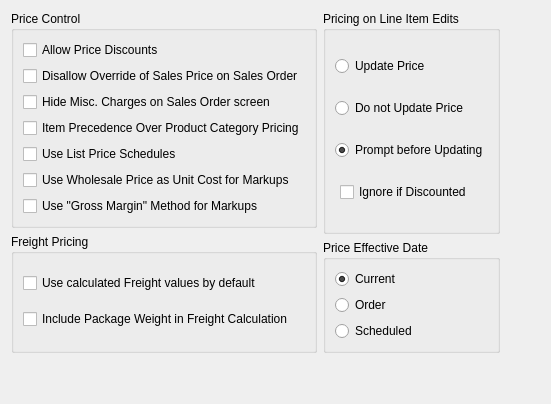
       <widget class="QWidget" name="_pricingTab">
        <attribute name="title">
         <string>Pricing</string>
        </attribute>
        <layout class="QGridLayout" name="gridLayout_4">
         <item row="0" column="0">
          <layout class="QHBoxLayout" name="horizontalLayout_2">
           <item>
            <layout class="QVBoxLayout" name="verticalLayout_2">
             <item>
              <layout class="QGridLayout" name="gridLayout_3">
               <item row="0" column="0">
                <widget class="QGroupBox" name="groupBox">
                 <property name="title">
                  <string>Price Control</string>
                 </property>
                 <layout class="QGridLayout">
                  <item row="0" column="0">
                   <widget class="QCheckBox" name="_allowDiscounts">
                    <property name="text">
                     <string>Allow Price Discounts</string>
                    </property>
                   </widget>
                  </item>
                  <item row="6" column="0">
                   <widget class="QCheckBox" name="_long30Markups">
                    <property name="text">
                     <string>Use &quot;Gross Margin&quot; Method for Markups</string>
                    </property>
                   </widget>
                  </item>
                  <item row="2" column="0">
                   <widget class="QCheckBox" name="_hideSOMiscChrg">
                    <property name="text">
                     <string>Hide Misc. Charges on Sales Order screen</string>
                    </property>
                   </widget>
                  </item>
                  <item row="3" column="0">
                   <widget class="QCheckBox" name="_itemPricingPrecedence">
                    <property name="text">
                     <string>Item Precedence Over Product Category Pricing</string>
                    </property>
                   </widget>
                  </item>
                  <item row="5" column="0">
                   <widget class="QCheckBox" name="_wholesalePriceCosting">
                    <property name="text">
                     <string>Use Wholesale Price as Unit Cost for Markups</string>
                    </property>
                   </widget>
                  </item>
                  <item row="1" column="0">
                   <widget class="QCheckBox" name="_priceOverride">
                    <property name="text">
                     <string>Disallow Override of Sales Price on Sales Order</string>
                    </property>
                   </widget>
                  </item>
                  <item row="4" column="0">
                   <widget class="QCheckBox" name="_useListPriceSchedules">
                    <property name="text">
                     <string>Use List Price Schedules</string>
                    </property>
                   </widget>
                  </item>
                 </layout>
                </widget>
               </item>
               <item row="0" column="1" rowspan="2">
                <widget class="QGroupBox" name="_lineItemPriceing">
                 <property name="title">
                  <string>Pricing on Line Item Edits</string>
                 </property>
                 <layout class="QVBoxLayout">
                  <item>
                   <widget class="QRadioButton" name="_updatePrice">
                    <property name="text">
                     <string>Update Price</string>
                    </property>
                   </widget>
                  </item>
                  <item>
                   <widget class="QRadioButton" name="_dontUpdatePrice">
                    <property name="text">
                     <string>Do not Update Price </string>
                    </property>
                   </widget>
                  </item>
                  <item>
                   <widget class="QRadioButton" name="_askUpdatePrice">
                    <property name="text">
                     <string>Prompt before Updating</string>
                    </property>
                    <property name="checked">
                     <bool>true</bool>
                    </property>
                   </widget>
                  </item>
                  <item>
                   <layout class="QHBoxLayout" name="horizontalLayout">
                    <item>
                     <spacer name="horizontalSpacer">
                      <property name="orientation">
                       <enum>Qt::Horizontal</enum>
                      </property>
                      <property name="sizeType">
                       <enum>QSizePolicy::Fixed</enum>
                      </property>
                      <property name="sizeHint" stdset="0">
                       <size>
                        <width>5</width>
                        <height>10</height>
                       </size>
                      </property>
                     </spacer>
                    </item>
                    <item>
                     <widget class="QCheckBox" name="_ignoreCustDisc">
                      <property name="text">
                       <string>Ignore if Discounted</string>
                      </property>
                     </widget>
                    </item>
                   </layout>
                  </item>
                 </layout>
                </widget>
               </item>
               <item row="1" column="0" rowspan="2">
                <widget class="QGroupBox" name="_freightGroup">
                 <property name="title">
                  <string>Freight Pricing</string>
                 </property>
                 <layout class="QGridLayout">
                  <item row="0" column="0">
                   <widget class="QCheckBox" name="_calcFreight">
                    <property name="text">
                     <string>Use calculated Freight values by default</string>
                    </property>
                   </widget>
                  </item>
                  <item row="1" column="0">
                   <widget class="QCheckBox" name="_includePkgWeight">
                    <property name="text">
                     <string>Include Package Weight in Freight Calculation</string>
                    </property>
                   </widget>
                  </item>
                 </layout>
                </widget>
               </item>
               <item row="2" column="1">
                <widget class="QGroupBox" name="_priceEffectiveGroup">
                 <property name="title">
                  <string>Price Effective Date</string>
                 </property>
                 <layout class="QGridLayout" name="gridLayout_12">
                  <item row="0" column="0">
                   <widget class="QRadioButton" name="_priceCurrent">
                    <property name="text">
                     <string>Current</string>
                    </property>
                    <property name="checked">
                     <bool>true</bool>
                    </property>
                   </widget>
                  </item>
                  <item row="1" column="0">
                   <widget class="QRadioButton" name="_priceOrdered">
                    <property name="text">
                     <string>Order</string>
                    </property>
                   </widget>
                  </item>
                  <item row="2" column="0">
                   <widget class="QRadioButton" name="_priceScheduled">
                    <property name="text">
                     <string>Scheduled</string>
                    </property>
                   </widget>
                  </item>
                 </layout>
                </widget>
               </item>
              </layout>
             </item>
             <item>
              <spacer name="verticalSpacer">
               <property name="orientation">
                <enum>Qt::Vertical</enum>
               </property>
               <property name="sizeHint" stdset="0">
                <size>
                 <width>20</width>
                 <height>40</height>
                </size>
               </property>
              </spacer>
             </item>
            </layout>
           </item>
           <item>
            <spacer name="horizontalSpacer_2">
             <property name="orientation">
              <enum>Qt::Horizontal</enum>
             </property>
             <property name="sizeHint" stdset="0">
              <size>
               <width>40</width>
               <height>20</height>
              </size>
             </property>
            </spacer>
           </item>
          </layout>
         </item>
        </layout>
       </widget>
